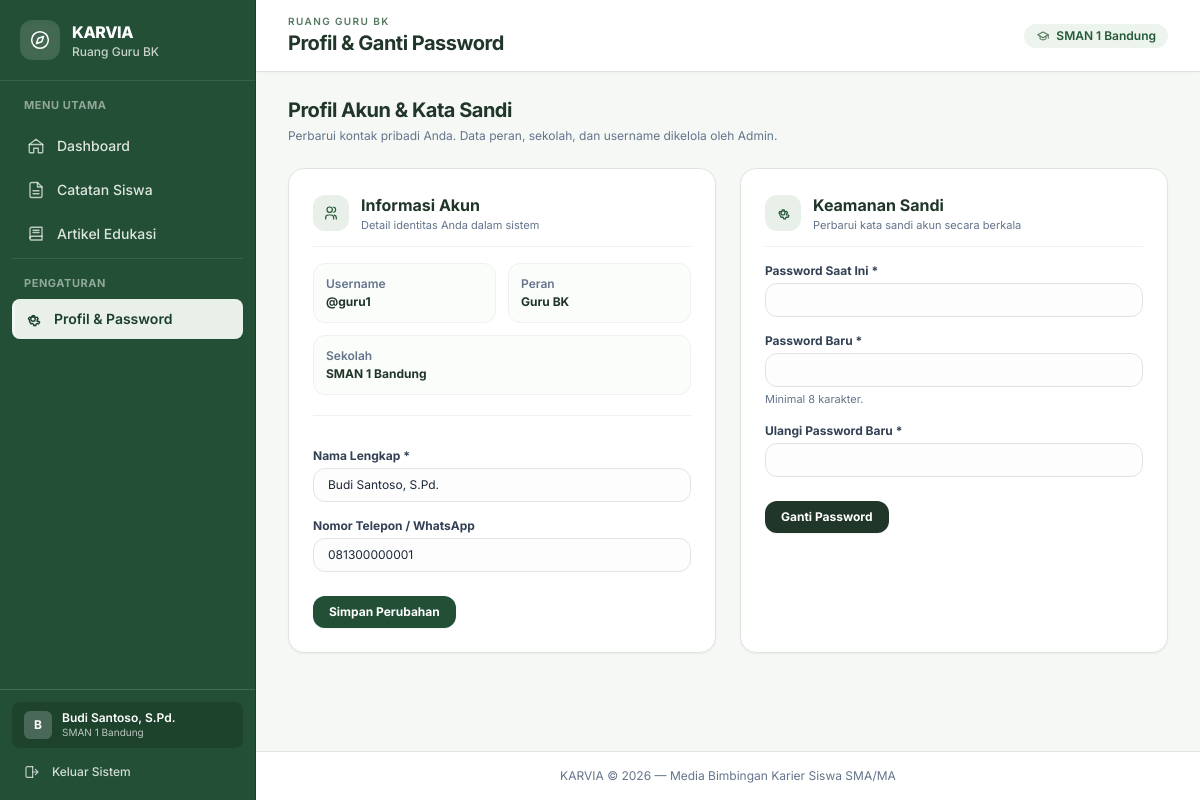
The page /profil.php (signed in) on the database its author committed.
### tables this page shows
CREATE TABLE `pengguna` (
  `id` BIGINT UNSIGNED NOT NULL AUTO_INCREMENT,
  `sekolah_id` BIGINT UNSIGNED NULL,
  `nama_lengkap` VARCHAR(150) NOT NULL,
  `username` VARCHAR(50) NOT NULL,
  `password_hash` VARCHAR(255) NOT NULL,
  `role` ENUM('admin', 'guru_bk', 'siswa') NOT NULL,
  `status` ENUM('aktif', 'nonaktif') NOT NULL DEFAULT 'aktif',
  `nisn` VARCHAR(20) NULL,
  `nip` VARCHAR(30) NULL,
  `kelas` VARCHAR(20) NULL,
  `jurusan` VARCHAR(50) NULL,
  `no_telepon` VARCHAR(20) NULL,
  `last_login_at` DATETIME NULL,
  `terakhir_aktif_pada` DATETIME NULL,
  `login_count` INT UNSIGNED NOT NULL DEFAULT 0,
  `dibuat_oleh` BIGINT UNSIGNED NULL,
  `dibuat_pada` DATETIME NOT NULL,
  `diperbarui_pada` DATETIME NULL,
  PRIMARY KEY (`id`),
  UNIQUE KEY `uq_pengguna_username` (`username`),
  KEY `idx_pengguna_sekolah` (`sekolah_id`),
  KEY `idx_pengguna_role` (`role`),
  KEY `idx_pengguna_status` (`status`),
  KEY `idx_pengguna_last_login` (`last_login_at`),
  KEY `idx_pengguna_terakhir_aktif` (`terakhir_aktif_pada`),
  CONSTRAINT `fk_pengguna_sekolah`
    FOREIGN KEY (`sekolah_id`) REFERENCES `sekolah` (`id`)
    ON DELETE RESTRICT,
  CONSTRAINT `fk_pengguna_dibuat_oleh`
    FOREIGN KEY (`dibuat_oleh`) REFERENCES `pengguna` (`id`)
    ON DELETE SET NULL
);

CREATE TABLE `sekolah` (
  `id` BIGINT UNSIGNED NOT NULL AUTO_INCREMENT,
  `nama` VARCHAR(150) NOT NULL,
  `npsn` VARCHAR(20) NULL,
  `jenjang` ENUM('SMA', 'MA') NOT NULL DEFAULT 'SMA',
  `alamat` TEXT NULL,
  `kota` VARCHAR(100) NULL,
  `provinsi` VARCHAR(100) NULL,
  `status` ENUM('aktif', 'nonaktif') NOT NULL DEFAULT 'aktif',
  `dibuat_pada` DATETIME NOT NULL,
  `diperbarui_pada` DATETIME NULL,
  PRIMARY KEY (`id`),
  UNIQUE KEY `uq_sekolah_npsn` (`npsn`),
  KEY `idx_sekolah_status` (`status`),
  KEY `idx_sekolah_nama` (`nama`)
);

### profil.php (the view, shortened to what this page needs)
<?php
require_once __DIR__ . '/includes/function.php';
$pengguna = auth_muat_ulang();
$peran_halaman = $pengguna['role'];
$halaman_aktif = 'profil';
$judul_halaman = 'Profil & Ganti Password';
require_once __DIR__ . '/includes/header.php';
$pdo = db();
$id = (int) $pengguna['id'];
$stmt = $pdo->prepare('SELECT nama_lengkap, username, role, sekolah_id, kelas, no_telepon FROM pengguna WHERE id = :id');
$stmt->execute(['id' => $id]);
$profil = $stmt->fetch();
?>
<div class="flex flex-col gap-1">
  <h2 class="text-xl font-bold tracking-tight text-[#203628]">Profil Akun &amp; Kata Sandi</h2>
  <p class="text-xs text-slate-500">Perbarui kontak pribadi Anda. Data peran, sekolah, dan username dikelola oleh Admin.</p>
</div>
<div class="grid max-w-4xl gap-6 lg:grid-cols-2">
  <section class="flex flex-col justify-between rounded-2xl border border-[#dfe6de] bg-white p-6 shadow-sm">
    <div>
      <div class="flex items-center gap-3 border-b border-[#eef2ed] pb-3 mb-4">
        <span class="inline-flex h-9 w-9 shrink-0 items-center justify-center rounded-xl bg-[#e8f0e9] text-[#245938]">
        </span>
        <div>
          <h3 class="text-base font-bold text-[#203628]">Informasi Akun</h3>
          <p class="text-[11px] text-slate-500">Detail identitas Anda dalam sistem</p>
        </div>
      </div>
      <dl class="grid gap-3 text-xs sm:grid-cols-2">
        <div class="rounded-xl border border-[#eef2ed] bg-[#fbfdfb] p-3">
          <dt class="font-semibold text-slate-500">Username</dt>
          <dd class="mt-0.5 font-bold text-[#203628]">@<?= e($profil['username']) ?></dd>
        </div>
        <div class="rounded-xl border border-[#eef2ed] bg-[#fbfdfb] p-3">
          <dt class="font-semibold text-slate-500">Peran</dt>
          <dd class="mt-0.5 font-bold text-[#203628]"><?= e($profil['role'] === 'guru_bk' ? 'Guru BK' : ucfirst($profil['role'])) ?></dd>
        </div>
        <div class="rounded-xl border border-[#eef2ed] bg-[#fbfdfb] p-3 sm:col-span-2">
          <dt class="font-semibold text-slate-500">Sekolah</dt>
          <dd class="mt-0.5 font-bold text-[#203628]"><?= e($pengguna['sekolah_nama'] ?? 'Admin Global') ?></dd>
        </div>
      </dl>
      <form method="post" class="mt-5 space-y-4 border-t border-[#eef2ed] pt-4">
        <div>
          <label for="nama_lengkap" class="mb-1 block text-xs font-bold text-slate-700">Nama Lengkap *</label>
          <input id="nama_lengkap" name="nama_lengkap" required maxlength="150" value="<?= e($profil['nama_lengkap']) ?>" class="w-full rounded-xl border border-[#dfe6de] bg-[#fcfdfc] px-3.5 py-2 text-xs text-slate-800 focus:border-[#224f35] focus:bg-white focus:outline-none focus:ring-1 focus:ring-[#224f35]">
        </div>
        <div>
          <label for="no_telepon" class="mb-1 block text-xs font-bold text-slate-700">Nomor Telepon / WhatsApp</label>
          <input id="no_telepon" name="no_telepon" maxlength="20" value="<?= e($profil['no_telepon']) ?>" placeholder="08xxxxxxxxxx" class="w-full rounded-xl border border-[#dfe6de] bg-[#fcfdfc] px-3.5 py-2 text-xs text-slate-800 focus:border-[#224f35] focus:bg-white focus:outline-none focus:ring-1 focus:ring-[#224f35]">
        </div>
        <div class="pt-2">
          <button type="submit" class="inline-flex items-center justify-center rounded-xl bg-[#224f35] px-4 py-2 text-xs font-bold text-white shadow-sm hover:bg-[#1a4029]">
            Simpan Perubahan
          </button>
        </div>
      </form>
    </div>
  </section>
  <section class="flex flex-col justify-between rounded-2xl border border-[#dfe6de] bg-white p-6 shadow-sm">
    <div>
      <div class="flex items-center gap-3 border-b border-[#eef2ed] pb-3 mb-4">
        <span class="inline-flex h-9 w-9 shrink-0 items-center justify-center rounded-xl bg-[#e8f0e9] text-[#245938]">
        </span>
        <div>
          <h3 class="text-base font-bold text-[#203628]">Keamanan Sandi</h3>
          <p class="text-[11px] text-slate-500">Perbarui kata sandi akun secara berkala</p>
        </div>
      </div>
      <form method="post" class="space-y-4">
        <div>
          <label for="password_lama" class="mb-1 block text-xs font-bold text-slate-700">Password Saat Ini *</label>
          <input id="password_lama" name="password_lama" type="password" required autocomplete="current-password" class="w-full rounded-xl border border-[#dfe6de] bg-[#fcfdfc] px-3.5 py-2 text-xs text-slate-800 focus:border-[#224f35] focus:bg-white focus:outline-none focus:ring-1 focus:ring-[#224f35]">
        </div>
        <div>
          <label for="password_baru" class="mb-1 block text-xs font-bold text-slate-700">Password Baru *</label>
          <input id="password_baru" name="password_baru" type="password" required minlength="8" maxlength="72" autocomplete="new-password" class="w-full rounded-xl border border-[#dfe6de] bg-[#fcfdfc] px-3.5 py-2 text-xs text-slate-800 focus:border-[#224f35] focus:bg-white focus:outline-none focus:ring-1 focus:ring-[#224f35]">
          <p class="mt-1 text-[11px] text-slate-500">Minimal 8 karakter.</p>
        </div>
        <div>
          <label for="konfirmasi_password" class="mb-1 block text-xs font-bold text-slate-700">Ulangi Password Baru *</label>
          <input id="konfirmasi_password" name="konfirmasi_password" type="password" required minlength="8" maxlength="72" autocomplete="new-password" class="w-full rounded-xl border border-[#dfe6de] bg-[#fcfdfc] px-3.5 py-2 text-xs text-slate-800 focus:border-[#224f35] focus:bg-white focus:outline-none focus:ring-1 focus:ring-[#224f35]">
        </div>
        <div class="pt-2">
          <button type="submit" class="inline-flex items-center justify-center rounded-xl bg-[#203628] px-4 py-2 text-xs font-bold text-white shadow-sm hover:bg-[#122319]">
            Ganti Password
          </button>
        </div>
      </form>
    </div>
  </section>
</div>
<?php require __DIR__ . '/includes/footer.php'; ?>

### includes/header.php (shortened to what this page needs)
<?php
require_once __DIR__ . '/function.php';
$pengguna_aktif = auth_pengguna();
$menu_peran = [
    'admin' => [
        ['index', 'Dashboard', 'admin/index.php', 'home'],
        ['sekolah', 'Sekolah', 'admin/sekolah.php', 'school'],
        ['pengguna', 'Pengguna', 'admin/pengguna.php', 'users'],
        ['rekap', 'Rekap Sistem', 'admin/rekap.php', 'chart'],
    ],
    'guru_bk' => [
        ['index', 'Dashboard', 'guru_bk/index.php', 'home'],
        ['catatan', 'Catatan Siswa', 'guru_bk/catatan.php', 'file'],
        ['artikel', 'Artikel Edukasi', 'guru_bk/artikel.php', 'book'],
    ],
    'siswa' => [
        ['index', 'Beranda', 'siswa/index.php', 'home'],
        ['kenali_diri', 'Kenali Diriku', 'siswa/kenali_diri.php', 'users'],
        ['profesi', 'Jelajah Profesi', 'siswa/profesi.php', 'compass'],
        ['jalur', 'Jalur Setelah Lulus', 'siswa/jalur.php', 'map'],
        ['bandingkan', 'Bandingkan Pilihan', 'siswa/bandingkan.php', 'chart'],
        ['rencana', 'Rencana Langkahku', 'siswa/rencana.php', 'calendar'],
        ['jurnal', 'Jurnal Refleksi', 'siswa/jurnal.php', 'book'],
        ['konsultasi', 'Ruang Konsultasi BK', 'siswa/konsultasi.php', 'message'],
        ['tips', 'Tips & Edukasi', 'siswa/tips.php', 'lightbulb'],
    ],
];
$role_labels = [
    'admin' => 'Administrasi Sistem',
    'guru_bk' => 'Ruang Guru BK',
    'siswa' => 'Langkah Karierku',
];
$judul_halaman = $judul_halaman ?? 'KARVIA';
$halaman_aktif = $halaman_aktif ?? 'index';
?>
<!doctype html>
<html lang="id">
<head>
  <script src="https://cdn.tailwindcss.com"></script>
</head>
<body class="min-h-screen bg-[#f6f8f5] text-slate-900 antialiased">
  <div class="min-h-screen lg:pl-64">
    <aside id="karvia-sidebar" class="fixed inset-y-0 left-0 z-50 flex w-64 -translate-x-full flex-col border-r border-[#1a4029] bg-[#224f35] transition-transform duration-200 lg:translate-x-0">
      <div class="flex items-center justify-between gap-3 px-5 py-5 border-b border-white/10">
        <div class="flex min-w-0 items-center gap-3">
          <span class="flex h-10 w-10 shrink-0 items-center justify-center rounded-xl bg-white/15 text-white shadow-inner">
          </span>
          <div class="min-w-0">
            <span class="block text-base font-extrabold tracking-tight text-white">KARVIA</span>
            <p class="truncate text-xs font-medium text-white/75"><?= e($role_labels[$peran_halaman] ?? 'Langkah Karierku') ?></p>
          </div>
        </div>
      </div>
      <nav aria-label="Navigasi utama" class="flex-1 space-y-1 overflow-y-auto px-3 py-4">
        <p class="px-3 pb-2 text-[11px] font-bold uppercase tracking-wider text-white/50">Menu Utama</p>
        <?php foreach ($menu_peran[$peran_halaman] as [$kunci, $label, $tujuan, $ikon]): ?>
          <?php $isActive = ($halaman_aktif === $kunci); ?>
          <a href="<?= e(url($tujuan)) ?>" class="flex items-center gap-3 rounded-lg px-3 py-2.5 text-sm font-medium transition-colors <?= $isActive ? 'border-l-[3px] border-[#f2f6f2] bg-[#e8f0e9] pl-[9px] text-[#1b3d2b] font-semibold shadow-sm' : 'border-l-[3px] border-transparent text-white/85 hover:bg-white/15 hover:text-white' ?>"<?= $isActive ? ' aria-current="page"' : '' ?>>
            <span class="<?= $isActive ? 'text-[#1b3d2b]' : 'text-white/70' ?>"><?php karvia_icon($ikon, 'h-[18px] w-[18px]'); ?></span>
            <span class="truncate"><?= e($label) ?></span>
          </a>
        <?php endforeach; ?>
        <div class="pt-4 mt-2 border-t border-white/10">
          <p class="px-3 pb-2 text-[11px] font-bold uppercase tracking-wider text-white/50">Pengaturan</p>
          <?php $isProfilActive = ($halaman_aktif === 'profil'); ?>
          <a href="<?= e(url('profil.php')) ?>" class="flex items-center gap-3 rounded-lg px-3 py-2.5 text-sm font-medium transition-colors <?= $isProfilActive ? 'border-l-[3px] border-[#f2f6f2] bg-[#e8f0e9] pl-[9px] text-[#1b3d2b] font-semibold shadow-sm' : 'border-l-[3px] border-transparent text-white/85 hover:bg-white/15 hover:text-white' ?>"<?= $isProfilActive ? ' aria-current="page"' : '' ?>>
            <span class="<?= $isProfilActive ? 'text-[#1b3d2b]' : 'text-white/70' ?>"><?php karvia_icon('settings', 'h-[18px] w-[18px]'); ?></span>
            <span class="truncate">Profil &amp; Password</span>
          </a>
        </div>
      </nav>
      <div class="border-t border-white/15 p-3">
        <div class="mb-2 flex items-center gap-2.5 rounded-lg bg-black/15 px-3 py-2 text-white">
          <span class="flex h-7 w-7 shrink-0 items-center justify-center rounded-md bg-white/20 text-xs font-bold text-white">
            <?= e(mb_strtoupper(mb_substr($pengguna_aktif['nama_lengkap'] ?? 'U', 0, 1))) ?>
          </span>
          <div class="min-w-0 flex-1">
            <div class="truncate text-xs font-semibold leading-tight"><?= e($pengguna_aktif['nama_lengkap'] ?? '') ?></div>
            <div class="truncate text-[10px] text-white/70"><?= e($pengguna_aktif['sekolah_nama'] ?? ucfirst(str_replace('_', ' ', $peran_halaman))) ?></div>
          </div>
        </div>
        <form method="post" action="<?= e(url('logout.php')) ?>">
          <button type="submit" class="flex w-full items-center gap-3 rounded-lg px-3 py-2 text-left text-xs font-medium text-white/80 transition-colors hover:bg-rose-500/20 hover:text-rose-200 focus:outline-none">
            <span class="text-white/70"><?php karvia_icon('logout', 'h-4 w-4'); ?></span>
            <span>Keluar Sistem</span>
          </button>
        </form>
      </div>
    </aside>
    <div class="flex min-h-screen flex-col min-w-0">
      <header class="sticky top-0 z-30 flex items-center justify-between border-b border-[#dfe6de] bg-white px-4 py-3.5 sm:px-6 lg:px-8 shadow-[0_1px_3px_rgba(0,0,0,0.03)]">
        <div class="flex min-w-0 items-center gap-3">
          <div>
            <p class="text-[10px] font-semibold uppercase tracking-[0.14em] text-[#55785f]">
              <?= e($role_labels[$peran_halaman] ?? 'KARVIA') ?>
            </p>
            <h1 class="text-lg font-bold tracking-tight text-[#203628] sm:text-xl">
              <?= e($judul_halaman) ?>
            </h1>
          </div>
        </div>
        <div class="flex items-center gap-2">
          <?php if ($peran_halaman === 'admin'): ?>
            <span class="inline-flex items-center gap-1.5 rounded-full bg-[#edf3ed] px-3 py-1 text-xs font-semibold text-[#245938]">
              <span class="h-2 w-2 rounded-full bg-emerald-500 animate-pulse"></span>
              Admin Global
            </span>
          <?php elseif (!empty($pengguna_aktif['sekolah_nama'])): ?>
            <span class="hidden items-center gap-1.5 rounded-full bg-[#edf3ed] px-3 py-1 text-xs font-semibold text-[#245938] sm:inline-flex">
              <?= e($pengguna_aktif['sekolah_nama']) ?>
            </span>
          <?php endif; ?>
        </div>
      </header>
      <main class="flex-1 px-4 py-6 sm:px-6 lg:px-8 space-y-6">

### includes/header.php (style rules this page uses)
body { font-family: 'Inter', -apple-system, BlinkMacSystemFont, sans-serif; }

### rows shown on the page
pengguna: role "Ruang Guru BK", nama_lengkap "B", nama_lengkap "Budi Santoso, S.Pd.", sekolah.nama "SMAN 1 Bandung", role "RUANG GURU BK", username "guru1", role "Guru BK", no_telepon "081300000001"

### other values the page prints
$label "Dashboard"
$label "Catatan Siswa"
$label "Artikel Edukasi"
$judul_halaman "Profil & Ganti Password"
